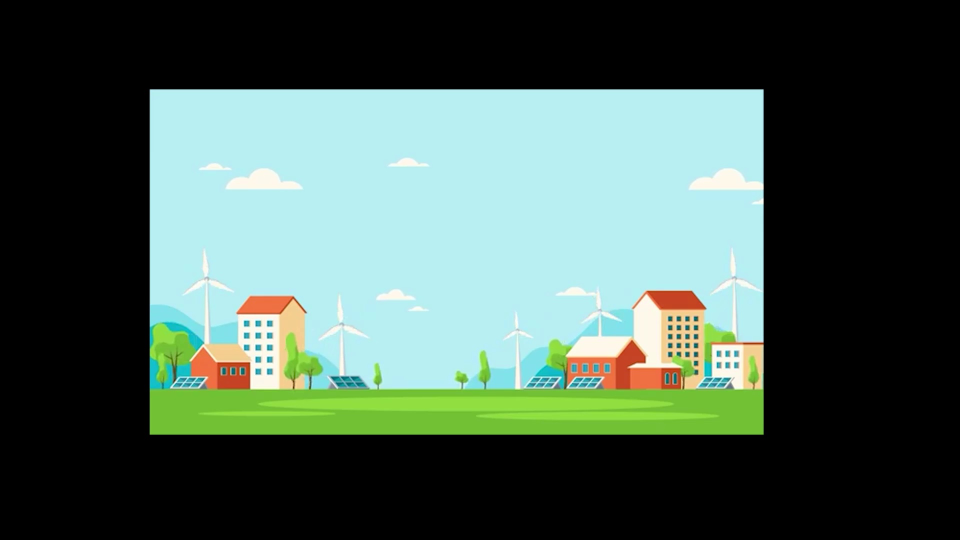
#> input picture TSIA_07_Manipulacion-Videos/capturas/imagen_1.jpg, 1920 x 1080 px, given in place of video_ejemplo.mp4, which was not available (shown at 1/2 size)
$ jupyter execute TSI_07_ManipulacionVideos.ipynb   (text cells are left out)
#> lines starting #> are read from the running program, lines starting #| are printed output that depends on the picture; after the words box and inside, x2 and y2 are one past the last pixel; in counts of white or black regions, pixels touching at a corner belong together; pictures that were not available may be replaced by others from this repository, and a replacement may not be noted
[cell 1]
#Librerías básicas de esta notebook
import matplotlib.pyplot as plt
import numpy as np
import cv2 as cv

[cell 2]
video = cv.VideoCapture("videos/video_ejemplo.mp4")
while(video.isOpened()):
    ret, frame = video.read()
#> frame is the input picture: shape (1080, 1920, 3); mean B, G, R 83.1, 92.5, 72.1
    #ret es una  variable booleana, true -> existe imagen , false -> No existe (final de video)
    if ret:
        cv.imshow("video original", frame)

        if cv.waitKey(1) & 0xFF == ord('q'):
#> (key q is pressed here)
            break
    else:
        break
video.release()
cv.destroyAllWindows()

[cell 3]
import time

video = cv.VideoCapture("videos/video_ejemplo.mp4")
fraccion = 0.4
while(video.isOpened()):
    time.sleep(0.04)
    ret, frame = video.read()
    #ret es una  variable booleana, true -> existe imagen , false -> No existe (final de video)
    if ret:
        # cv.imshow("video original", frame)
        img = frame.copy()
        columnas = int (img.shape[1]*fraccion)
#> columnas = 768
        filas = int(img.shape[0]*fraccion)
#> filas = 432
        img_res = cv.resize(img, (columnas, filas), interpolation = cv.INTER_NEAREST)
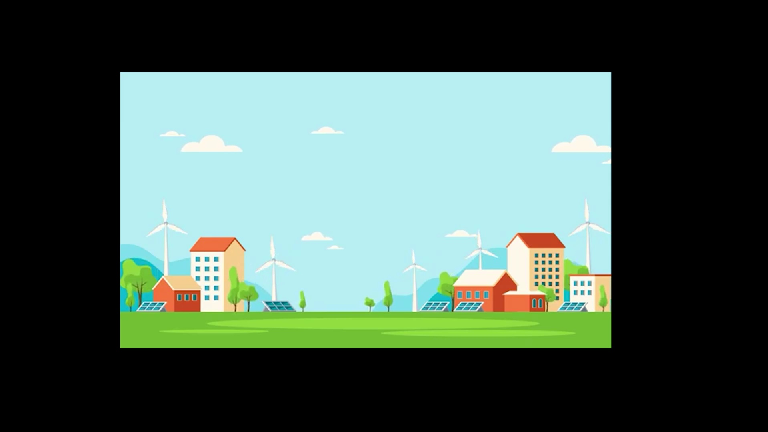
#> img_res: shape (432, 768, 3); mean B, G, R 83.1, 92.4, 72
        cv.imshow("Video Redimensionado", img_res)

        if cv.waitKey(1) & 0xFF == ord('q'):
#> (key q is pressed here)
            break
    else:
        break
video.release()
cv.destroyAllWindows()

[cell 4]
video = cv.VideoCapture("videos/video_ejemplo.mp4")
fraccion = 0.4
contador = 0
while(video.isOpened() and contador <10):
    time.sleep(0.04)
    ret, frame = video.read()
    #ret es una  variable booleana, true -> existe imagen , false -> No existe (final de video)
    if ret:
        # cv.imshow("video original", frame)
        img = frame.copy()
        columnas = int (img.shape[1]*fraccion)
        filas = int(img.shape[0]*fraccion)
        img_res = cv.resize(img, (columnas, filas), interpolation = cv.INTER_NEAREST)
        contador = contador + 1
        cv.imwrite(f'capturas/imagen_{contador}.jpg', img)
        cv.imshow("Video Redimensionado", img_res)

        if cv.waitKey(1) & 0xFF == ord('q'):
#> (key q is pressed here)
            break
    else:
        break
video.release()
cv.destroyAllWindows()

[cell 5]
#Definir la función
video = cv.VideoCapture("videos/video_ejemplo.mp4")
fraccion = 0.4
while(video.isOpened()):
    time.sleep(0.04)
    ret, frame = video.read()
    #ret es una  variable booleana, true -> existe imagen , false -> No existe (final de video)
    if ret:
        # cv.imshow("video original", frame)
        img = frame.copy()
        columnas = int (img.shape[1]*fraccion)
        filas = int(img.shape[0]*fraccion)
        img_res = cv.resize(img, (columnas, filas), interpolation = cv.INTER_NEAREST)
        img_gris = cv.cvtColor(img_res, cv.COLOR_BGR2GRAY)
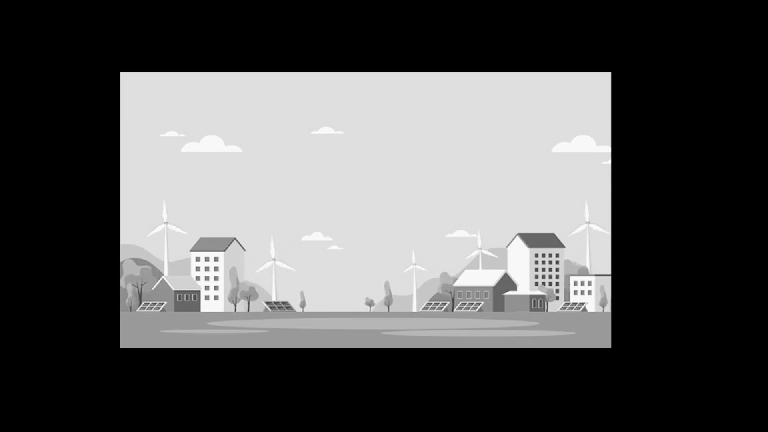
#> img_gris: shape (432, 768); min 0, max 254, mean 85.3
        cv.imshow("Video Redimensionado", img_res)
        cv.imshow("Video en escala de Grises", img_gris)

        if cv.waitKey(1) & 0xFF == ord('q'):
#> (key q is pressed here)
            break
    else:
        break
video.release()
cv.destroyAllWindows()

[cell 6]
#Definir la función de binarización
video = cv.VideoCapture(0)
fraccion = 1
while(video.isOpened()):
    ret, frame = video.read()
    #ret es una  variable booleana, true -> existe imagen , false -> No existe (final de video)
    if ret:
        # cv.imshow("video original", frame)
        img = frame.copy()
        columnas = int (img.shape[1]*fraccion)
#> columnas = 1920
        filas = int(img.shape[0]*fraccion)
#> filas = 1080
        img_res = cv.resize(img, (columnas, filas), interpolation = cv.INTER_NEAREST)
        img_gris = cv.cvtColor(img_res, cv.COLOR_BGR2GRAY)
#> img_gris: shape (1080, 1920)
        _, img_bin = cv.threshold(img_gris, 90, 255, cv.THRESH_BINARY)
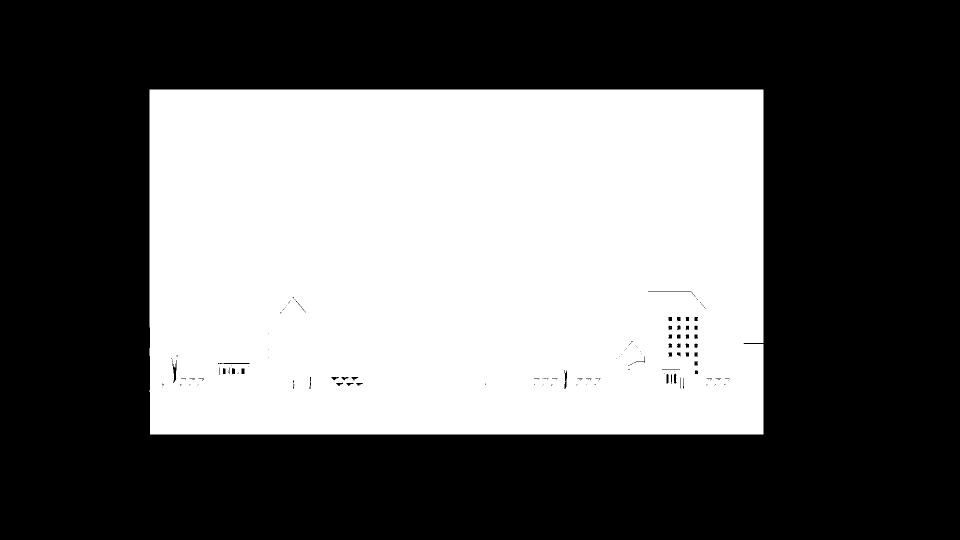
#> img_bin: shape (1080, 1920) (shown at 1/2 size); 40.7% white; 2 white regions (1 under 20 px), largest, box (x1, y1, x2, y2) and area: (299, 179, 1527, 869) 844234

        cv.imshow("Video Redimensionado", img_res)
        cv.imshow("Video en escala de Grises", img_gris)
        cv.imshow("Video Binarizado", img_bin)

        if cv.waitKey(1) & 0xFF == ord('q'):
#> (key q is pressed here)
            break
    else:
        break
video.release()
cv.destroyAllWindows()

[cell 7]
# Definir la función de binarización
video = cv.VideoCapture(0)
fraccion = 0.5
while(video.isOpened()):
    ret, frame = video.read()
    #ret es una  variable booleana, true -> existe imagen , false -> No existe (final de video)
    if ret:
        # cv.imshow("video original", frame)
        img = frame.copy()
        columnas = int (img.shape[1]*fraccion)
#> columnas = 960
        filas = int(img.shape[0]*fraccion)
#> filas = 540
        img_res = cv.resize(img, (columnas, filas), interpolation = cv.INTER_NEAREST)
#> img_res: shape (540, 960, 3)
        img_gris = cv.cvtColor(img_res, cv.COLOR_BGR2GRAY)
#> img_gris: shape (540, 960)
        _, img_bin = cv.threshold(img_gris, 90, 255, cv.THRESH_BINARY)
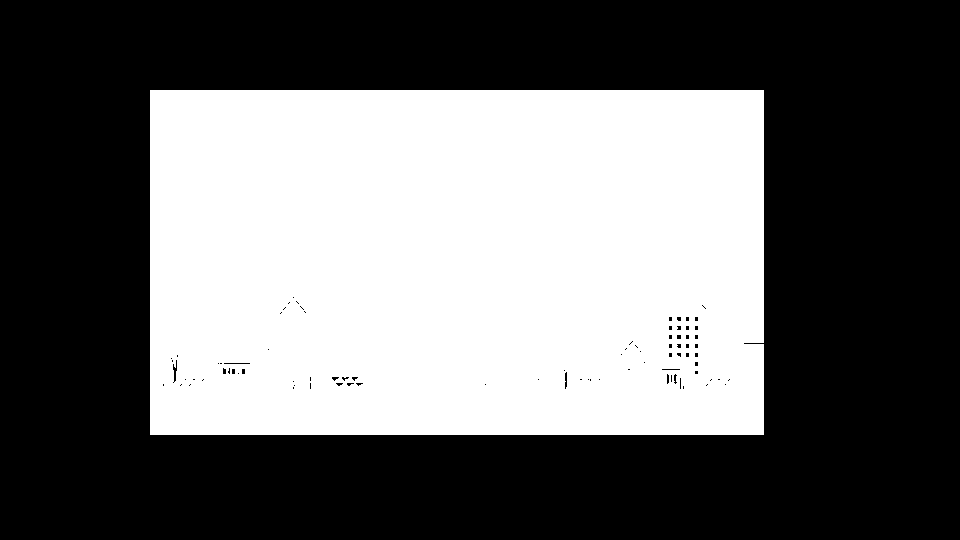
#> img_bin: shape (540, 960); 40.7% white; 1 white region, box (x1, y1, x2, y2) and area: (150, 90, 764, 435) 211134

        cv.imshow("Video Redimensionado", img_res)
        cv.imshow("Video en escala de Grises", img_gris)
        cv.imshow("Video Binarizado", img_bin)

        if cv.waitKey(1) & 0xFF == ord('q'):
#> (key q is pressed here)
            break
    else:
        break
video.release()
cv.destroyAllWindows()
